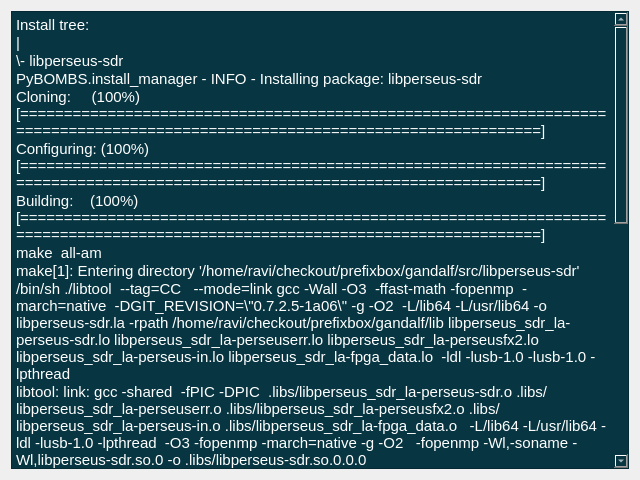
<?xml version="1.0" encoding="UTF-8"?>
<ui version="4.0">
 <class>Dialog</class>
 <widget class="QDialog" name="Dialog">
  <property name="geometry">
   <rect>
    <x>0</x>
    <y>0</y>
    <width>640</width>
    <height>480</height>
   </rect>
  </property>
  <property name="windowTitle">
   <string>Dialog</string>
  </property>
  <layout class="QVBoxLayout" name="verticalLayout">
   <item>
    <widget class="QTextEdit" name="textEdit">
     <property name="styleSheet">
      <string notr="true">background-color: rgb(7, 54, 66);
color: rgb(255, 255, 255);</string>
     </property>
     <property name="undoRedoEnabled">
      <bool>false</bool>
     </property>
     <property name="readOnly">
      <bool>true</bool>
     </property>
     <property name="html">
      <string>&lt;!DOCTYPE HTML PUBLIC &quot;-//W3C//DTD HTML 4.0//EN&quot; &quot;http://www.w3.org/TR/REC-html40/strict.dtd&quot;&gt;
&lt;html&gt;&lt;head&gt;&lt;meta name=&quot;qrichtext&quot; content=&quot;1&quot; /&gt;&lt;style type=&quot;text/css&quot;&gt;
p, li { white-space: pre-wrap; }
&lt;/style&gt;&lt;/head&gt;&lt;body style=&quot; font-family:'Cantarell'; font-size:11pt; font-weight:400; font-style:normal;&quot;&gt;
&lt;p style=&quot; margin-top:0px; margin-bottom:0px; margin-left:0px; margin-right:0px; -qt-block-indent:0; text-indent:0px;&quot;&gt;Install tree:&lt;/p&gt;
&lt;p style=&quot; margin-top:0px; margin-bottom:0px; margin-left:0px; margin-right:0px; -qt-block-indent:0; text-indent:0px;&quot;&gt;|&lt;/p&gt;
&lt;p style=&quot; margin-top:0px; margin-bottom:0px; margin-left:0px; margin-right:0px; -qt-block-indent:0; text-indent:0px;&quot;&gt;\- libperseus-sdr&lt;/p&gt;
&lt;p style=&quot; margin-top:0px; margin-bottom:0px; margin-left:0px; margin-right:0px; -qt-block-indent:0; text-indent:0px;&quot;&gt;PyBOMBS.install_manager - INFO - Installing package: libperseus-sdr&lt;/p&gt;
&lt;p style=&quot; margin-top:0px; margin-bottom:0px; margin-left:0px; margin-right:0px; -qt-block-indent:0; text-indent:0px;&quot;&gt;Cloning:     (100%) [===============================================================================================================================]&lt;/p&gt;
&lt;p style=&quot; margin-top:0px; margin-bottom:0px; margin-left:0px; margin-right:0px; -qt-block-indent:0; text-indent:0px;&quot;&gt;Configuring: (100%) [===============================================================================================================================]&lt;/p&gt;
&lt;p style=&quot; margin-top:0px; margin-bottom:0px; margin-left:0px; margin-right:0px; -qt-block-indent:0; text-indent:0px;&quot;&gt;Building:    (100%) [===============================================================================================================================]&lt;/p&gt;
&lt;p style=&quot; margin-top:0px; margin-bottom:0px; margin-left:0px; margin-right:0px; -qt-block-indent:0; text-indent:0px;&quot;&gt;make  all-am&lt;/p&gt;
&lt;p style=&quot; margin-top:0px; margin-bottom:0px; margin-left:0px; margin-right:0px; -qt-block-indent:0; text-indent:0px;&quot;&gt;make[1]: Entering directory '/home/ravi/checkout/prefixbox/gandalf/src/libperseus-sdr'&lt;/p&gt;
&lt;p style=&quot; margin-top:0px; margin-bottom:0px; margin-left:0px; margin-right:0px; -qt-block-indent:0; text-indent:0px;&quot;&gt;/bin/sh ./libtool  --tag=CC   --mode=link gcc -Wall -O3  -ffast-math -fopenmp  -march=native  -DGIT_REVISION=\&amp;quot;0.7.2.5-1a06\&amp;quot; -g -O2  -L/lib64 -L/usr/lib64 -o libperseus-sdr.la -rpath /home/ravi/checkout/prefixbox/gandalf/lib libperseus_sdr_la-perseus-sdr.lo libperseus_sdr_la-perseuserr.lo libperseus_sdr_la-perseusfx2.lo libperseus_sdr_la-perseus-in.lo libperseus_sdr_la-fpga_data.lo  -ldl -lusb-1.0 -lusb-1.0 -lpthread &lt;/p&gt;
&lt;p style=&quot; margin-top:0px; margin-bottom:0px; margin-left:0px; margin-right:0px; -qt-block-indent:0; text-indent:0px;&quot;&gt;libtool: link: gcc -shared  -fPIC -DPIC  .libs/libperseus_sdr_la-perseus-sdr.o .libs/libperseus_sdr_la-perseuserr.o .libs/libperseus_sdr_la-perseusfx2.o .libs/libperseus_sdr_la-perseus-in.o .libs/libperseus_sdr_la-fpga_data.o   -L/lib64 -L/usr/lib64 -ldl -lusb-1.0 -lpthread  -O3 -fopenmp -march=native -g -O2   -fopenmp -Wl,-soname -Wl,libperseus-sdr.so.0 -o .libs/libperseus-sdr.so.0.0.0&lt;/p&gt;
&lt;p style=&quot; margin-top:0px; margin-bottom:0px; margin-left:0px; margin-right:0px; -qt-block-indent:0; text-indent:0px;&quot;&gt;libtool: link: (cd &amp;quot;.libs&amp;quot; &amp;amp;&amp;amp; rm -f &amp;quot;libperseus-sdr.so.0&amp;quot; &amp;amp;&amp;amp; ln -s &amp;quot;libperseus-sdr.so.0.0.0&amp;quot; &amp;quot;libperseus-sdr.so.0&amp;quot;)&lt;/p&gt;
&lt;p style=&quot; margin-top:0px; margin-bottom:0px; margin-left:0px; margin-right:0px; -qt-block-indent:0; text-indent:0px;&quot;&gt;libtool: link: (cd &amp;quot;.libs&amp;quot; &amp;amp;&amp;amp; rm -f &amp;quot;libperseus-sdr.so&amp;quot; &amp;amp;&amp;amp; ln -s &amp;quot;libperseus-sdr.so.0.0.0&amp;quot; &amp;quot;libperseus-sdr.so&amp;quot;)&lt;/p&gt;
&lt;p style=&quot; margin-top:0px; margin-bottom:0px; margin-left:0px; margin-right:0px; -qt-block-indent:0; text-indent:0px;&quot;&gt;libtool: link: ar cru .libs/libperseus-sdr.a  libperseus_sdr_la-perseus-sdr.o libperseus_sdr_la-perseuserr.o libperseus_sdr_la-perseusfx2.o libperseus_sdr_la-perseus-in.o libperseus_sdr_la-fpga_data.o&lt;/p&gt;
&lt;p style=&quot; margin-top:0px; margin-bottom:0px; margin-left:0px; margin-right:0px; -qt-block-indent:0; text-indent:0px;&quot;&gt;ar: `u' modifier ignored since `D' is the default (see `U')&lt;/p&gt;
&lt;p style=&quot; margin-top:0px; margin-bottom:0px; margin-left:0px; margin-right:0px; -qt-block-indent:0; text-indent:0px;&quot;&gt;libtool: link: ranlib .libs/libperseus-sdr.a&lt;/p&gt;
&lt;p style=&quot; margin-top:0px; margin-bottom:0px; margin-left:0px; margin-right:0px; -qt-block-indent:0; text-indent:0px;&quot;&gt;libtool: link: ( cd &amp;quot;.libs&amp;quot; &amp;amp;&amp;amp; rm -f &amp;quot;libperseus-sdr.la&amp;quot; &amp;amp;&amp;amp; ln -s &amp;quot;../libperseus-sdr.la&amp;quot; &amp;quot;libperseus-sdr.la&amp;quot; )&lt;/p&gt;
&lt;p style=&quot; margin-top:0px; margin-bottom:0px; margin-left:0px; margin-right:0px; -qt-block-indent:0; text-indent:0px;&quot;&gt;/bin/sh ./libtool  --tag=CC   --mode=link gcc -Wall -O3  -ffast-math -fopenmp  -march=native  -DGIT_REVISION=\&amp;quot;0.7.2.5-1a06\&amp;quot; -g -O2  -L/lib64 -L/usr/lib64 -o perseustest perseustest.o perseus-sdr.o perseuserr.o perseusfx2.o perseus-in.o fpga_data.o  -ldl -lusb-1.0 -lusb-1.0 -lpthread &lt;/p&gt;
&lt;p style=&quot; margin-top:0px; margin-bottom:0px; margin-left:0px; margin-right:0px; -qt-block-indent:0; text-indent:0px;&quot;&gt;libtool: link: gcc -Wall -O3 -ffast-math -fopenmp -march=native -DGIT_REVISION=\&amp;quot;0.7.2.5-1a06\&amp;quot; -g -O2 -o perseustest perseustest.o perseus-sdr.o perseuserr.o perseusfx2.o perseus-in.o fpga_data.o  -L/lib64 -L/usr/lib64 -ldl -lusb-1.0 -lpthread -fopenmp&lt;/p&gt;
&lt;p style=&quot; margin-top:0px; margin-bottom:0px; margin-left:0px; margin-right:0px; -qt-block-indent:0; text-indent:0px;&quot;&gt;/bin/sh ./libtool  --tag=CC   --mode=link gcc -Wall -O3  -ffast-math -fopenmp  -march=native  -DGIT_REVISION=\&amp;quot;0.7.2.5-1a06\&amp;quot; -g -O2  -L/lib64 -L/usr/lib64 -o perseustest_dyn perseustest.o -lperseus-sdr -ldl -lusb-1.0 -lusb-1.0 -lpthread &lt;/p&gt;
&lt;p style=&quot; margin-top:0px; margin-bottom:0px; margin-left:0px; margin-right:0px; -qt-block-indent:0; text-indent:0px;&quot;&gt;libtool: link: gcc -Wall -O3 -ffast-math -fopenmp -march=native -DGIT_REVISION=\&amp;quot;0.7.2.5-1a06\&amp;quot; -g -O2 -o .libs/perseustest_dyn perseustest.o  -L/lib64 -L/usr/lib64 /home/ravi/checkout/prefixbox/gandalf/src/libperseus-sdr/.libs/libperseus-sdr.so -ldl -lusb-1.0 -lpthread -fopenmp -Wl,-rpath -Wl,/home/ravi/checkout/prefixbox/gandalf/lib&lt;/p&gt;
&lt;p style=&quot; margin-top:0px; margin-bottom:0px; margin-left:0px; margin-right:0px; -qt-block-indent:0; text-indent:0px;&quot;&gt;make[1]: Leaving directory '/home/ravi/checkout/prefixbox/gandalf/src/libperseus-sdr'&lt;/p&gt;
&lt;p style=&quot; margin-top:0px; margin-bottom:0px; margin-left:0px; margin-right:0px; -qt-block-indent:0; text-indent:0px;&quot;&gt;Installing:  [    |                                                                                                                                 ][&lt;/p&gt;&lt;/body&gt;&lt;/html&gt;</string>
     </property>
    </widget>
   </item>
  </layout>
 </widget>
 <resources/>
 <connections/>
</ui>
